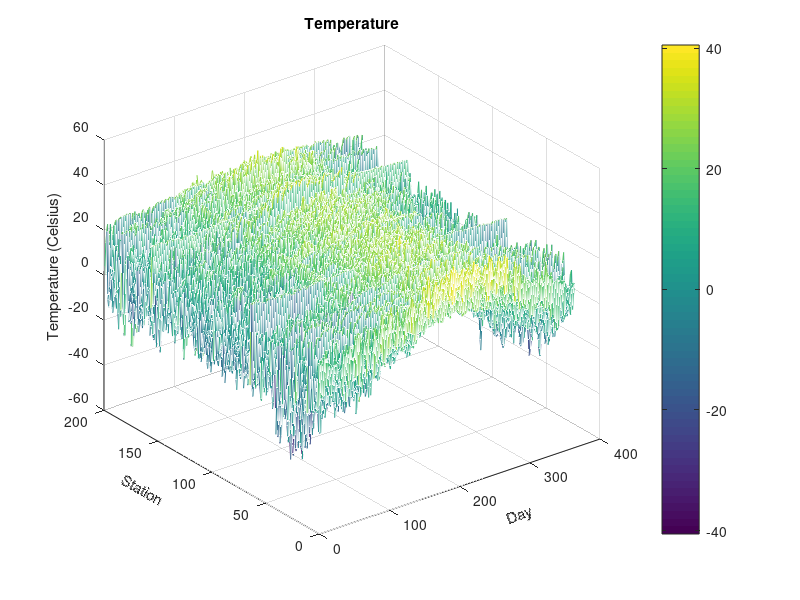

Recreate this plot in MATLAB.
close all;
clear all;
%% Load data
Y_C = load('temp.mat').Y;
A = load('adjacency.mat').A;
P = load('position.mat').position_matrix;
%T(Celsius) = (T(F ahrenheit) − 32) ∗ 5/9.
Y = (Y_C- 32)*5/9;
%% Plot temperature in Celsius 
mesh(Y);
colorbar
xlabel('Day', 'Rotation',20)
ylabel('Station', 'Rotation',-30)
zlabel('Temperature (Celsius)')
title('Temperature')